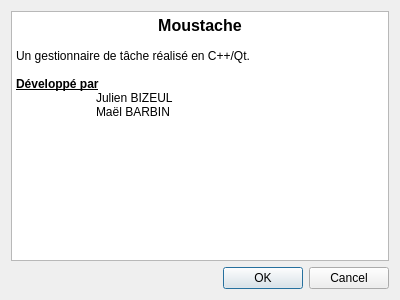
<?xml version="1.0" encoding="UTF-8"?>
<ui version="4.0">
 <class>AboutDialog</class>
 <widget class="QDialog" name="AboutDialog">
  <property name="geometry">
   <rect>
    <x>0</x>
    <y>0</y>
    <width>400</width>
    <height>300</height>
   </rect>
  </property>
  <property name="windowTitle">
   <string>À propos</string>
  </property>
  <layout class="QVBoxLayout" name="verticalLayout">
   <item>
    <widget class="QTextBrowser" name="textBrowser">
     <property name="html">
      <string>&lt;!DOCTYPE HTML PUBLIC &quot;-//W3C//DTD HTML 4.0//EN&quot; &quot;http://www.w3.org/TR/REC-html40/strict.dtd&quot;&gt;
&lt;html&gt;&lt;head&gt;&lt;meta name=&quot;qrichtext&quot; content=&quot;1&quot; /&gt;&lt;style type=&quot;text/css&quot;&gt;
p, li { white-space: pre-wrap; }
&lt;/style&gt;&lt;/head&gt;&lt;body style=&quot; font-family:'Ubuntu'; font-size:9pt; font-weight:400; font-style:normal;&quot;&gt;
&lt;p align=&quot;center&quot; style=&quot; margin-top:0px; margin-bottom:0px; margin-left:0px; margin-right:0px; -qt-block-indent:0; text-indent:0px;&quot;&gt;&lt;span style=&quot; font-size:12pt; font-weight:600;&quot;&gt;Moustache&lt;/span&gt;&lt;/p&gt;
&lt;p style=&quot;-qt-paragraph-type:empty; margin-top:0px; margin-bottom:0px; margin-left:0px; margin-right:0px; -qt-block-indent:0; text-indent:0px;&quot;&gt;&lt;br /&gt;&lt;/p&gt;
&lt;p style=&quot; margin-top:0px; margin-bottom:0px; margin-left:0px; margin-right:0px; -qt-block-indent:0; text-indent:0px;&quot;&gt;Un gestionnaire de tâche réalisé en C++/Qt. &lt;/p&gt;
&lt;p style=&quot;-qt-paragraph-type:empty; margin-top:0px; margin-bottom:0px; margin-left:0px; margin-right:0px; -qt-block-indent:0; text-indent:0px;&quot;&gt;&lt;br /&gt;&lt;/p&gt;
&lt;p style=&quot; margin-top:0px; margin-bottom:0px; margin-left:0px; margin-right:0px; -qt-block-indent:0; text-indent:0px;&quot;&gt;&lt;span style=&quot; font-weight:600; text-decoration: underline;&quot;&gt;Développé par&lt;/span&gt;&lt;/p&gt;
&lt;p style=&quot; margin-top:0px; margin-bottom:0px; margin-left:0px; margin-right:0px; -qt-block-indent:0; text-indent:0px;&quot;&gt;	Julien BIZEUL&lt;/p&gt;
&lt;p style=&quot; margin-top:0px; margin-bottom:0px; margin-left:0px; margin-right:0px; -qt-block-indent:0; text-indent:0px;&quot;&gt;	Maël BARBIN&lt;/p&gt;&lt;/body&gt;&lt;/html&gt;</string>
     </property>
    </widget>
   </item>
   <item>
    <widget class="QDialogButtonBox" name="buttonBox">
     <property name="orientation">
      <enum>Qt::Horizontal</enum>
     </property>
     <property name="standardButtons">
      <set>QDialogButtonBox::Cancel|QDialogButtonBox::Ok</set>
     </property>
    </widget>
   </item>
  </layout>
 </widget>
 <resources/>
 <connections>
  <connection>
   <sender>buttonBox</sender>
   <signal>accepted()</signal>
   <receiver>AboutDialog</receiver>
   <slot>accept()</slot>
   <hints>
    <hint type="sourcelabel">
     <x>248</x>
     <y>254</y>
    </hint>
    <hint type="destinationlabel">
     <x>157</x>
     <y>274</y>
    </hint>
   </hints>
  </connection>
  <connection>
   <sender>buttonBox</sender>
   <signal>rejected()</signal>
   <receiver>AboutDialog</receiver>
   <slot>reject()</slot>
   <hints>
    <hint type="sourcelabel">
     <x>316</x>
     <y>260</y>
    </hint>
    <hint type="destinationlabel">
     <x>286</x>
     <y>274</y>
    </hint>
   </hints>
  </connection>
 </connections>
</ui>
